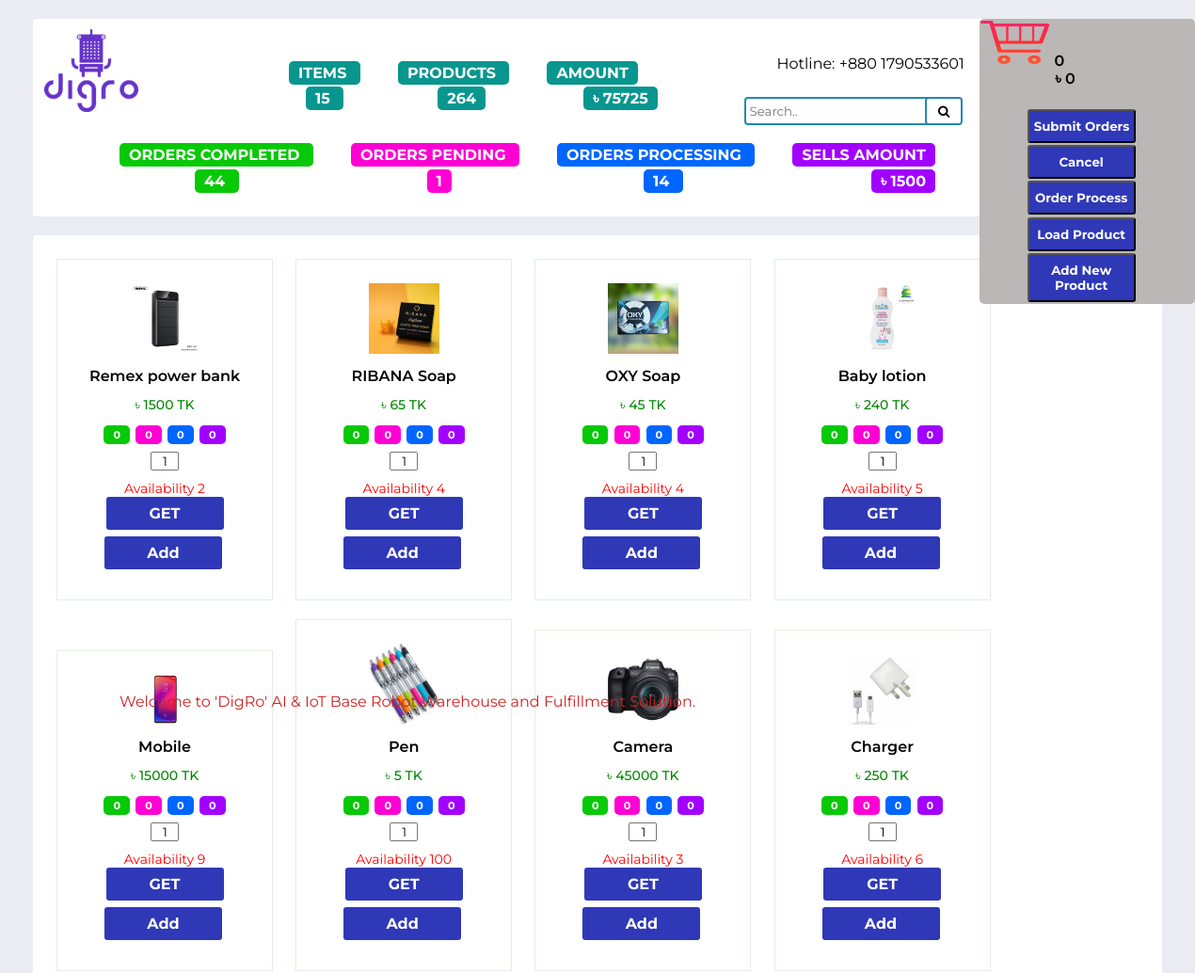
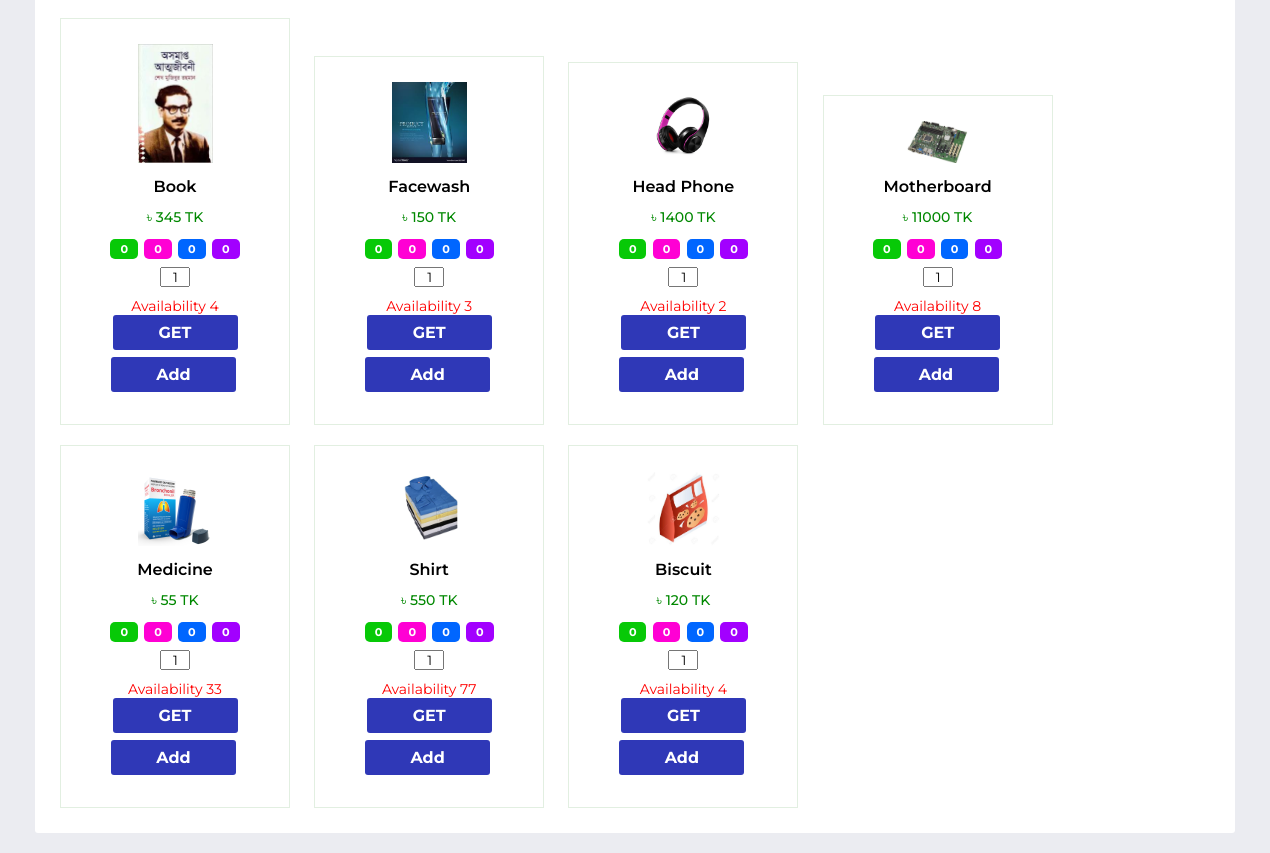
The page / on the database its author committed (2 pictures, top to bottom).
### DigRo/models.py (models this page shows)
class Total(models.Model):
      Items = models.IntegerField()
      Products = models.IntegerField()
      Amount = models.IntegerField()
      order_complete = models.IntegerField()
      order_pending = models.IntegerField()
      order_processing = models.IntegerField()
      Sells_amount = models.IntegerField()
      containter = models.IntegerField()

class productdata(models.Model):
      product_data = models.JSONField()
      Image = models.ImageField(upload_to = 'product_image')

### DigRo/views.py (the view)
# urls.py: path("", views.fulfillment, name='fulfillment'),
def fulfillment(request):
    if request.method == "POST":
        orders(request)
    mainupdate()
    dests =  productdata.objects.all() #Allroducts.objects.all()
    return render(request, "fulfillment.html", {"dests": dests, 'totalp': Total.objects.get(pk=1)})

### DigRo/views.py (called while the page is built)
def mainupdate():
    item = 0
    product_ = 0
    amount = 0
    sells=0
    order_pending_=0
    all_products = productdata.objects.all()
    for product in all_products:
        item += 1
        product_ += int(product.product_data['Quantity'])
        amount += int(product.product_data['Price'])
    for product in orders_storage.objects.all():
        order_pending_ += 1
        for ord in product.order:
           sells += ord['value'][0] * ord['value'][1]
    Total.objects.filter(id=1).update(Items=item, Products=product_ , Amount=amount,order_pending=order_pending_,Sells_amount=sells)

### templates/fulfillment.html (shortened to what this page needs)
<!DOCTYPE html>
<html lang="en">
<head>
	{% load static %}
	<link rel="stylesheet" href="{% static 'styles2.css' %}">
	<link rel="stylesheet" href="https://cdnjs.cloudflare.com/ajax/libs/font-awesome/4.7.0/css/font-awesome.min.css">
</head>
<body>
<div class="wrapper">
	<div class="topheader">
		<div class="logo">
			{% load static %}
			<img src=" {% static 'logo.png' %}"  width="100" height="88" alt="logo">
		</div>
		<label class="hln">Hotline: +880 1790533601</label>
		<div class="alllabl">
		<div class="labl1">
		<label class="abt1">ITEMS </label>
		<label class="abt2">PRODUCTS </label>
		<label class="abt3">AMOUNT </label>
		</div>
		<div class="labl2">
			<label class="abt4">ORDERS COMPLETED </label>
			<label class="abt5">ORDERS PENDING </label>
			<label class="abt6">ORDERS PROCESSING </label>
			<label class="abt7">SELLS AMOUNT </label>
		</div>
		<div class="labl3">
			<label class="abt8">{{totalp.Items}} </label>
			<label class="abt9">{{totalp.Products}}</label>
			<label class="abt10">৳ {{totalp.Amount}} </label>
		</div>
		<div class="labl4">
			<label class="abt12">{{totalp.order_complete}} </label>
			<label class="abt13">{{totalp.order_pending}}</label>
			<label class="abt14">{{totalp.order_processing}} </label>
			<label class="abt15">৳ {{totalp.Sells_amount}} </label>
		</div>
	</div>
		<input type="text" class="serch" placeholder=" Search.." id="serch1" name="serchid">
		<button class="btnl"><i class="fa fa-search"></i></button>
		<div class ="movetxt1">
			<div id="movetxt">Welcome to 'DigRo' AI & IoT Base Robot Warehouse and Fulfillment Solution.</div>
			</div>
	</div>
	<div class="view_main">
	<div class="view_wrap grid-view">
		{% for dest in dests %}
			<div class="view_item">
				<div class="vi_left">
					<img src="{{dest.Image.url}}" alt="">
				</div>
				<div class="vi_right">
					<p class="title" id=idf{{dest.id}}>{{dest.product_data.name}}</p>
					<p class="content" id=am{{dest.id}}>৳ {{dest.product_data.Price}} TK</p>
					<div class="labl5">
						<label class="abt16">0</label>
						<label class="abt17">0</label>
						<label class="abt18">0</label>
						<label class="abt19">0</label>
					</div>
					<input type="text" class="box" id=qnf{{dest.id}} value="1" >
					<p class="Availability">Availability {{dest.product_data.Quantity}}</p>
				<div class="labl7">
					<div class="btn" id=bnf{{dest.id}}>GET</div>
					<div class="adbtn" onClick="parent.location='regf/'"  id=addf{{dest.id}}{{dest.product_data.name}}>Add</div>
				</div>
				</div>
			</div>
			{% endfor %}
			</div>
		</div>
	</div>
<div class="cartsdatail">
	<div class="view_item">
		<div class="vi_left">
	{% load static %}
  <img src="{% static  'cart.png' %}"  width="60" height="50">
  <label class="tems" id="it" >0</label>
</div>
  <div class="vi_left">
  <label class="amount" id="am">৳ 0</label>
</div>
<div class="vi_left">
  <input type="submit" class="submit" id="submitid" value="Submit Orders" >
  <button class="bCancel" id="Cancel">Cancel</button>
  <button class="bCancel"  onClick="parent.location='order_process/'" id="Order_pro">Order Process</button>
  <button class="loadp"  onClick="parent.location='load/'" id="loadprod">Load Product</button>
  <button class="loadp"  onClick="parent.location='regf/'" id="addnew">Add New Product</button>
		</div>
	</div>
</div>
{% load static %}
</body>
</html>

### rows shown on the page
Total: Items "15", Products "264", Amount "75725", order_complete "44", order_pending "1", order_processing "14", Sells_amount "1500"
productdata: Image (picture), product_data.name "Remex power bank", product_data.Price "1500", product_data.Quantity "2"
productdata: Image (picture), product_data.name "RIBANA Soap", product_data.Price "65", product_data.Quantity "4"
productdata: Image (picture), product_data.name "OXY Soap", product_data.Price "45", product_data.Quantity "4"
productdata: Image (picture), product_data.name "Baby lotion", product_data.Price "240", product_data.Quantity "5"
productdata: Image (picture), product_data.name "Mobile", product_data.Price "15000", product_data.Quantity "9"
productdata: Image (picture), product_data.name "Pen", product_data.Price "5", product_data.Quantity "100"
productdata: Image (picture), product_data.name "Camera", product_data.Price "45000", product_data.Quantity "3"
productdata: Image (picture), product_data.name "Charger", product_data.Price "250", product_data.Quantity "6"
productdata: Image (picture), product_data.name "Book", product_data.Price "345", product_data.Quantity "4"
productdata: Image (picture), product_data.name "Facewash", product_data.Price "150", product_data.Quantity "3"
productdata: Image (picture), product_data.name "Head Phone", product_data.Price "1400", product_data.Quantity "2"
productdata: Image (picture), product_data.name "Motherboard", product_data.Price "11000", product_data.Quantity "8"
productdata: Image (picture), product_data.name "Medicine", product_data.Price "55", product_data.Quantity "33"
productdata: Image (picture), product_data.name "Shirt", product_data.Price "550", product_data.Quantity "77"
productdata: Image (picture), product_data.name "Biscuit", product_data.Price "120", product_data.Quantity "4"
